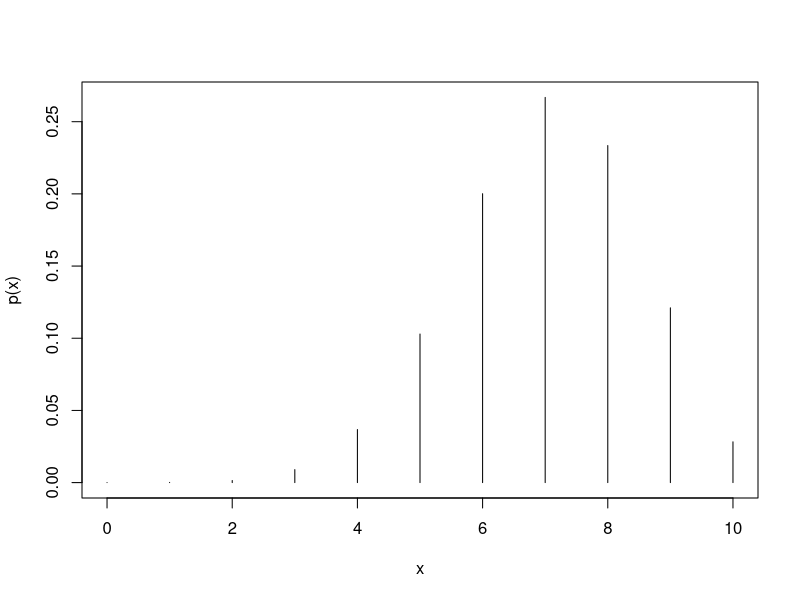
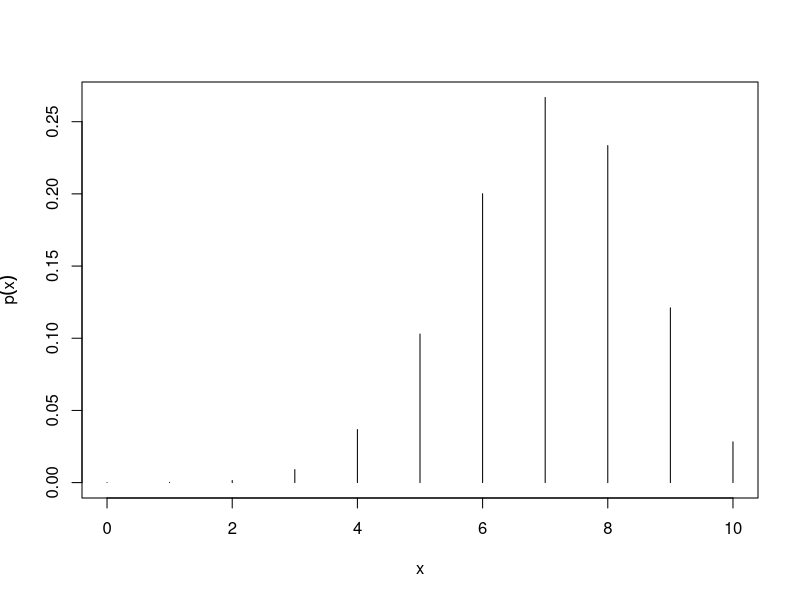
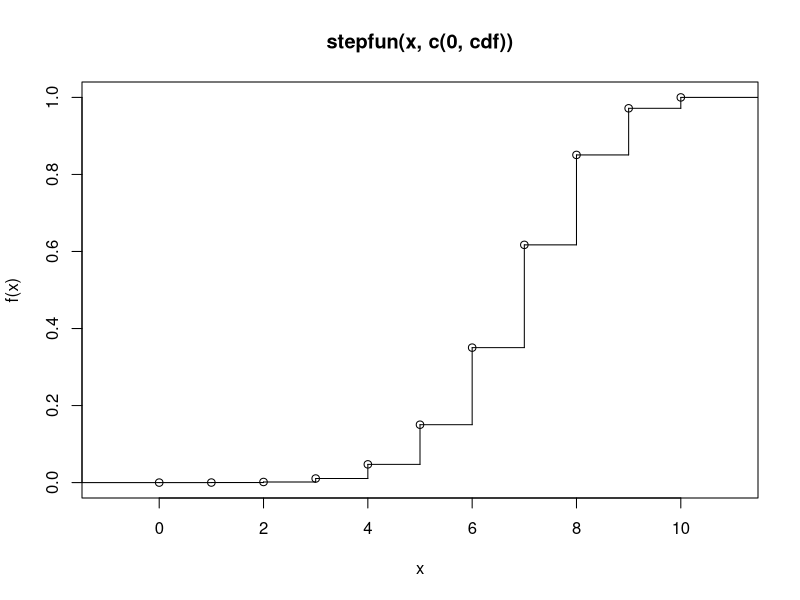
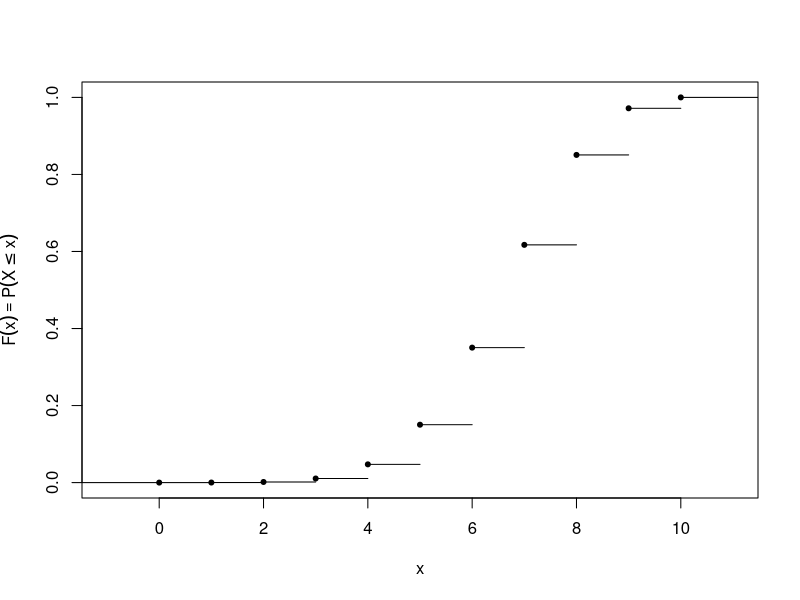
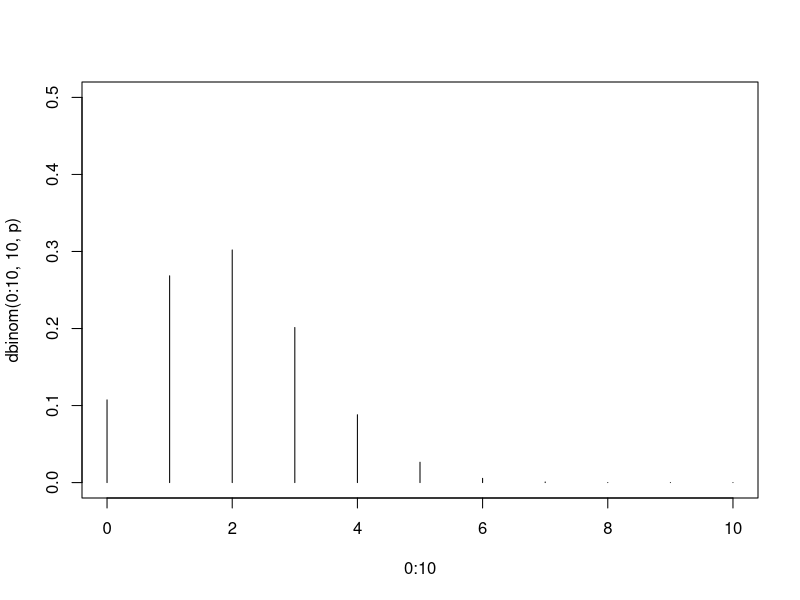
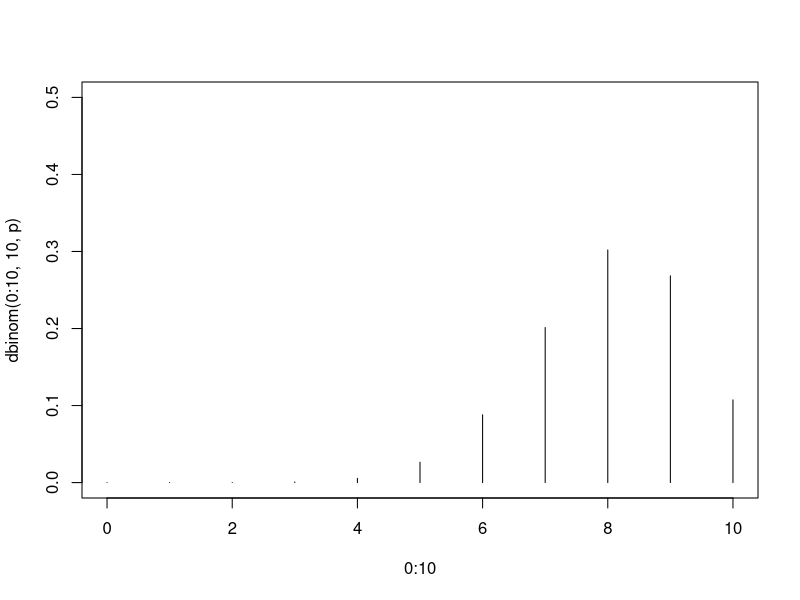
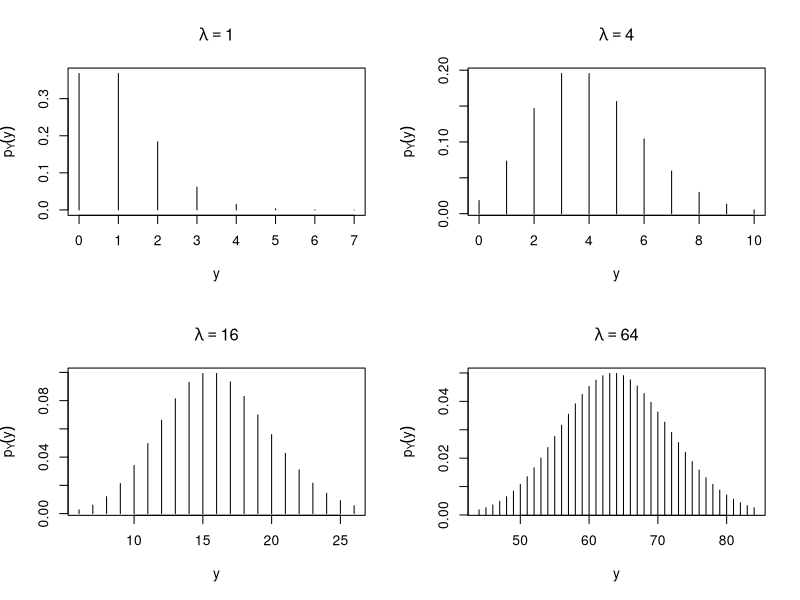

Write the R code that produced these figures, in order.
## ---- chunk 1
# Bernoulli trial with probability of success equal to 0.7
urn <- c(rep('SUCCESS', 7), rep('FAILURE', 3))
urn

# Simulate random extraction from a urn
sample(urn, 1)

# n independent replications of a Bernoulli trial
n <- 4
sample(urn, size=n, replace = TRUE)

# Random seed: state of the random number generator in R
set.seed(321)
sample(urn, size=n, replace = TRUE)
## ---- chunk 2
urn <- c(rep(1, 7), rep(0, 3))
urn

# one observation 
sample(urn, 1) 

# n independent realizations
n <- 10
sample(urn, size=n, replace = TRUE)
## ---- chunk 3
n <- 10
n.iid.bernoulli <- sample(urn, size=n, replace = TRUE)
n.iid.bernoulli
sum(n.iid.bernoulli)
## ---- chunk 4
# one random value
rbinom(1, size=10, prob=0.7)

# four random values
rbinom(4, size=10, prob=0.7)
## ---- chunk 5
p <- 0.7
n <- 10

# p(X=3)
dbinom(3, n, p)

# probability mass function 
x <- 0:n
pdf <- dbinom(x, n, p)
pdf

sum(pdf) # check that the sum is 1
## ---- chunk 6
plot(x, pdf, xlab = 'x', ylab = 'p(x)', type = 'h')

# Function expression() to improve the quality of axis label (xlab and ylab)
plot(x, pdf, xlab = expression(x), ylab = expression(p(x)), type = 'h')
## ---- chunk 7
# Run in terminal
# demo(plotmath)
## ---- chunk 8
# P(X<=3)
pbinom(3, n, p)

# cumulative distribution function
x <- 0:n
cdf <- pbinom(x, n, p)
cdf

## ---- chunk 9
# basic step function
n <- 10
x <- 0:n
cdf <- pbinom(x, n, p)
out.step <- stepfun(x, c(0, cdf))
out.step

plot(out.step)

# nicer output with more graphical parameters

plot(out.step,
     pch=20,
     vertical=FALSE,
     xlab=expression(x),
     ylab=expression(F(x)==P(X<=x)),
     main='')
## ---- chunk 10
my.square <- function(a){
  b <- a*a
  return(b)
}

my.square

my.square(2)
x <- my.square(2)
x
## ---- chunk 11
# example 1
for(i in 1:5) print(i)

# example 2
x <- rbinom(5, size=10,  p=0.5)
for (k in x) print(k)

# example 3
superheroes <- c('superman', 'batman', 'spiderman')
for (name in superheroes ) print(name)
## ---- chunk 12
a <- c(1, 3, 5, 7)

# many (but not all) functions  work also with vectors 
x <- my.square(a)
x

# in alternative use a cycle
x <- c()
for(i in a) x <- c(x, my.square(i))
x

# sapply() function: the same ascycle for above but more efficient
x <- sapply(a, FUN = my.square)
x
## ---- chunk 13
# function that produces a plot of binomial(10, p)
binom.plot <- function(p) {
  plot(0:10, dbinom(0:10,10,p), ylim=c(0,0.5), type='h')
  Sys.sleep(0.1)
  }

# plot for p=0.2
binom.plot(0.2)

# plot for p=0.8
binom.plot(0.8)

# 100 equispaced probabilities between 0 and 1
p.vec <- seq(0, 1, length=100)

# Run in terminal
# iterate the plot over the values in p.vec 
# for (p in p.vec) binom.plot(p)

# the same can be done with teh sapply() function
# ignore <- sapply(p.vec, binom.plot)
## ---- chunk 14
# Run in terminal
# binom.plot <- function(n) {
#   plot(0:n, dbinom(0:n,n,0.5), type='h')
#   Sys.sleep(0.1)
# }
# 
# ignore <- sapply(1:100, binom.plot)
## ---- chunk 15
yl <- expression(p[Y](y))

par(mfrow=c(2,2))

y <- 0:7
plot (y, dpois(y,1), xlab='y', ylab=yl, main=expression(lambda==1), type='h')

y <- 0:10
plot (y, dpois(y,4), xlab='y', ylab=yl, main=expression(lambda==4), type='h')

y <- 6:26
plot (y, dpois(y,16), xlab='y', ylab=yl,main=expression(lambda==16), type='h')

y <- 44:84
plot (y, dpois(y,64), xlab='y', ylab=yl,main=expression(lambda==64), type='h')

par(mfrow=c(1,1))
